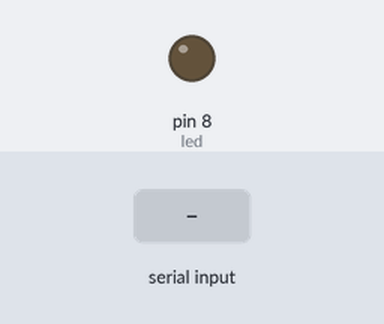
A sketch run on a simulated Arduino Uno, built with avr-gcc and run on an emulated ATmega328P. Parts: output pins drawn as LEDs (lit = HIGH). Inputs (shaded band) come from the test bench.

Above: at 1.2 s.
1.3 s: "1" received over the second serial link
At 2.5 s:
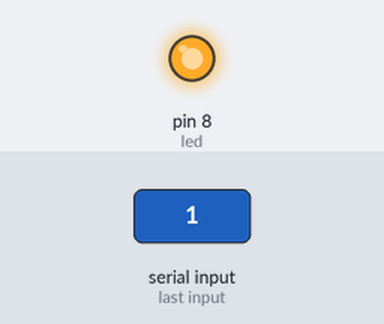
2.8 s: "2" received over the second serial link
At 3.8 s:
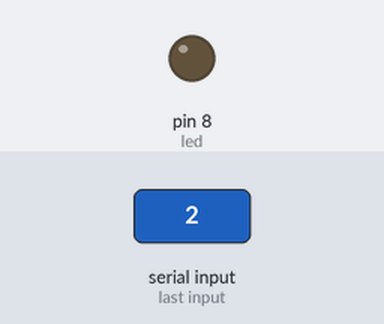
Timing chart, 0 to 5.8 s (numbered marks = the images above; inputs shaded):
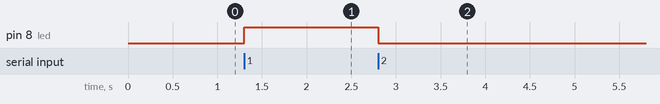

The sketch:

led_bluetooth.ino
```cpp
/*
Programa: Led Bluetooth
Utilidad: Se enciende y apaga un Led por medio de bluetooth
Programador: Jesus Navarro
Fecha: 15 de Marzo del 2015
Version: 1.0
Changelog:
-n/d
*/
#include <SoftwareSerial.h> //Libreria para la comunicacion Serial
//Variables
char a; //Variable que almacena el numero que se recibe desde el celular
int led = 8;
SoftwareSerial BT(12,13); //Se habilitan los puertos 12 y 13 para la antena
void setup(){
  pinMode(led, OUTPUT);
  BT.begin(9600); //Velocidad de conexion
  BT.available(); //El Bluetooth se hace visible para todos los usuarios
  BT.println("Bienvenido a Arduino");
  BT.println("Oprime 1 para encender y 2 para apagar");
}
void loop(){
  a = BT.read(); //Lee un digito en el teclado del telefono
 // Inicia la comparacion y ejecucion de funciones
  if(a=='1'){
    digitalWrite(led, HIGH);
    BT.println("Led encendido");
  }if(a=='2'){
    digitalWrite(led, LOW);
    BT.println("Led Apagado");
  }if(a >='3'){
    BT.println("Inserta una opcion valida");
  }
}
```

Measured:
- after the input at 1.3 s, pin 8 (led): LOW → HIGH at once
- after the input at 2.8 s, pin 8 (led): HIGH → LOW at once
